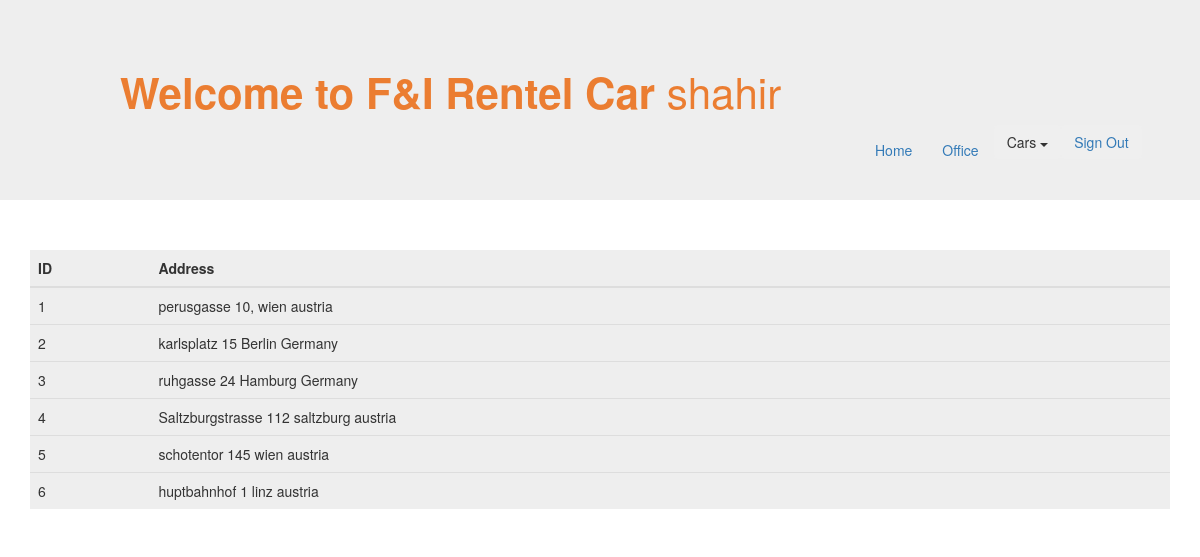
/office_list.php (signed in), run on the app's committed database.
### tables this page shows
CREATE TABLE `user` (
  `user_id` int(11) NOT NULL,
  `name` varchar(50) DEFAULT NULL,
  `last_name` varchar(50) DEFAULT NULL,
  `email` varchar(50) DEFAULT NULL,
  `pass` varchar(255) DEFAULT NULL
);

CREATE TABLE `office` (
  `office_id` int(11) NOT NULL,
  `address` varchar(100) DEFAULT NULL
);

### office_list.php (the view, shortened to what this page needs)
<?php
	require_once 'db_connection.php';
	$res=mysqli_query($conn, "SELECT * FROM user WHERE user_id=".$_SESSION['user']);
	$userRow=mysqli_fetch_array($res, MYSQLI_ASSOC);
	$sql = "SELECT * FROM office";
	$result = mysqli_query($conn, $sql);
	include_once 'header_navbar.php'
?>
	<div class="container">
		<div class="table-responsive">
			<table class="table">
				<thead>
					<tr>
						<th scope="col">ID</th>
						<th scope="col">Address</th>
					</tr>
				</thead>
				<tbody>
					<?php
						while ($row = mysqli_fetch_assoc($result)) {
							echo
								"
								<tr>
									<td scope='row'>".$row["office_id"]."</td>
									<td>".$row["address"]."</td>
								</tr>
								";
						};
					?>
				</tbody>
			</table>
		</div>
	</div>
</body>
</html>

### header_navbar.php (shortened to what this page needs)
<!DOCTYPE html>
<html>
<head>
	<link rel="stylesheet" type="text/css" href="style.css">
    <link rel="stylesheet" href="https://maxcdn.bootstrapcdn.com/bootstrap/3.3.7/css/bootstrap.min.css">
    <link rel="stylesheet" href="https://maxcdn.bootstrapcdn.com/bootstrap/3.3.7/css/bootstrap-theme.min.css">
</head>
<body>
	<header id="header" class="jumbotron">
		<h1 style="font-size: 3em; color: #eb7d31;"><strong>Welcome to F&I Rentel Car </strong><?php echo $userRow['name']; ?></h1>
		<div class="row">
			<div class="col-md-5 col-lg-4 col-5 col-md-offset-8 col-offset-8">
				<ul class="nav navbar-nav">
					<li><a href="home.php">Home</a></li>
					<li><a href="office_list.php">Office</a></li>
					<li>
						<div class="dropdown">
					        <button class="btn dropdown-toggle" type="button" id="dropdownMenu1" data-toggle="dropdown" aria-haspopup="true" aria-expanded="true">
					          Cars
								<span class="caret"></span>
					        </button>
						</div>
					</li>
					<li>
						<button class="btn">
							<a href="logout.php?logout">Sign Out</a>
						</button>
					</li>
		  		</ul>
		  	</div>
		</div>
	</header>

### style.css (style rules this page uses)
body { background-image: url(''); background-size: 100% auto; margin-top: 1px; }
header { background-color: url('') min-height: 50px; height: 200px; padding-top: 10px; padding-left: 10%; margin-bottom: 2px; }
table { margin-top: 20px; }
th { background-color: #eee; }
td { background-color: #eee; }

### data on the page
user: name "shahir"
office: office_id "1", address "perusgasse 10, wien austria"
office: office_id "2", address "karlsplatz 15 Berlin Germany"
office: office_id "3", address "ruhgasse 24 Hamburg Germany"
office: office_id "4", address "Saltzburgstrasse 112 saltzburg austria"
office: office_id "5", address "schotentor 145 wien austria"
office: office_id "6", address "huptbahnhof 1 linz austria"
